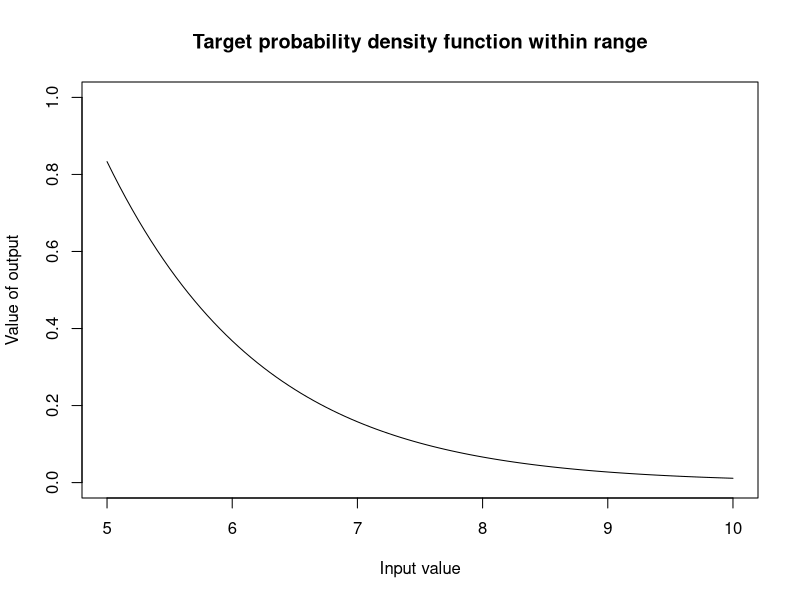
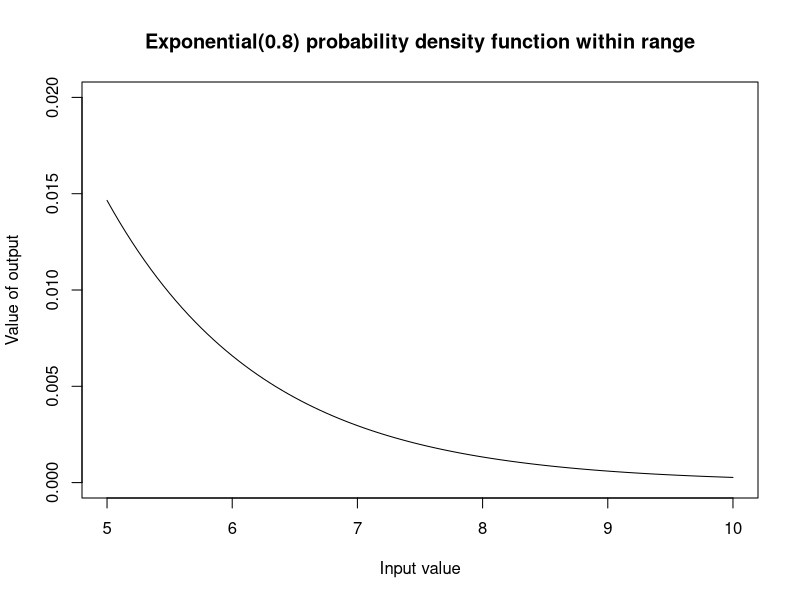
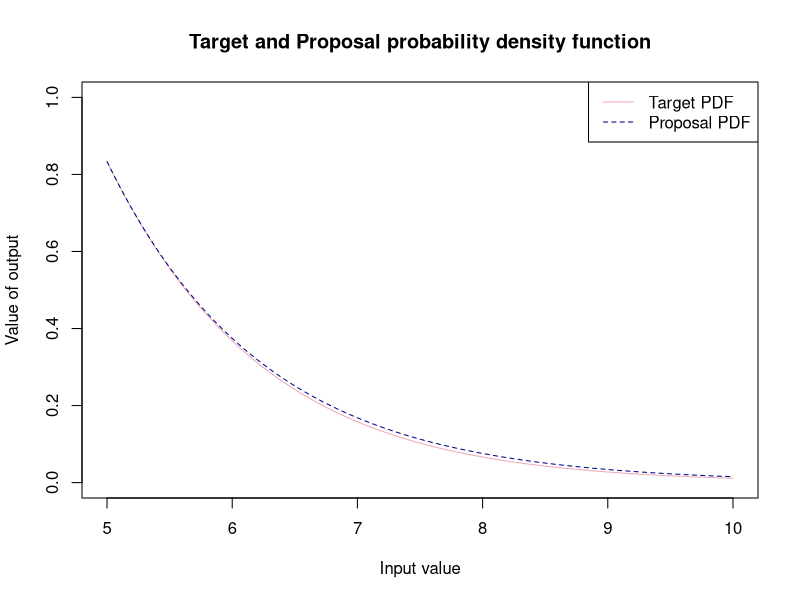
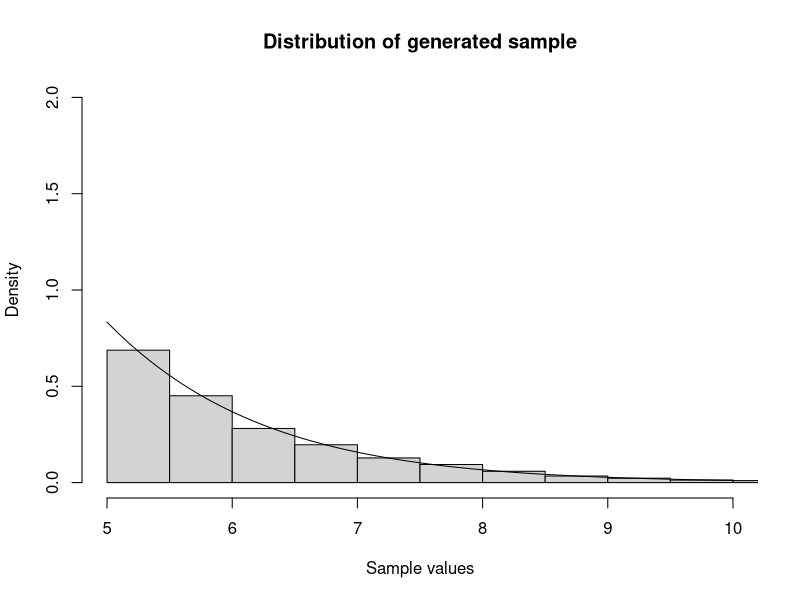
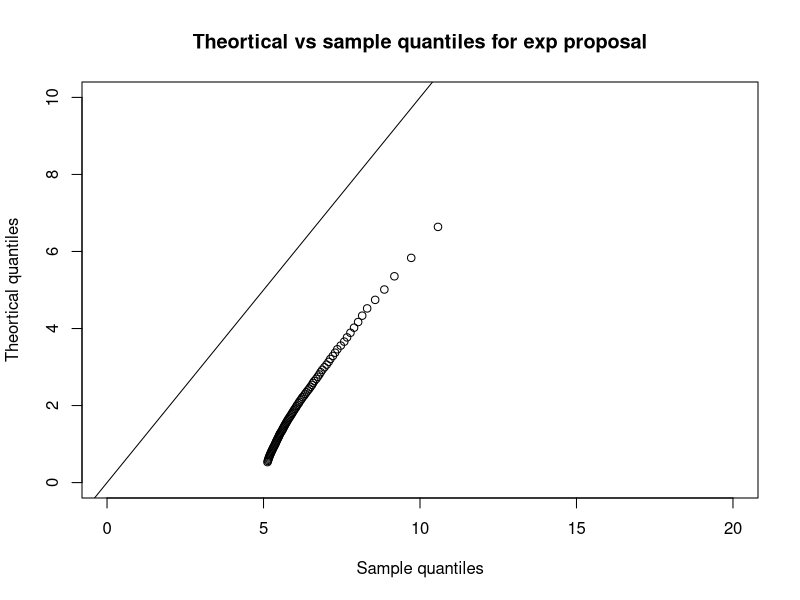
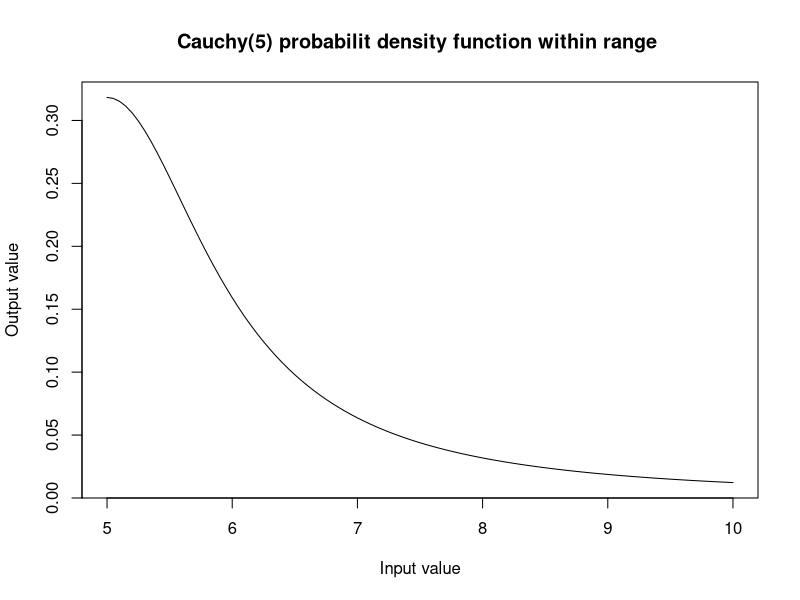
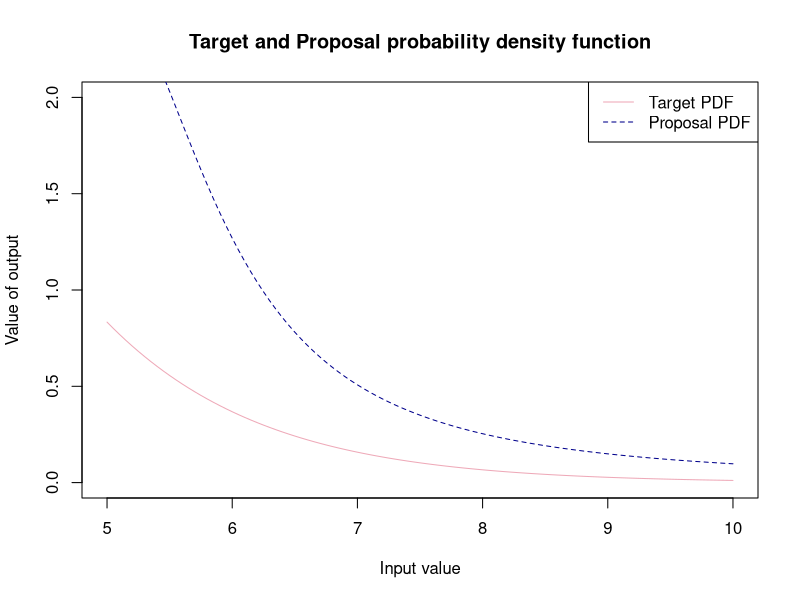
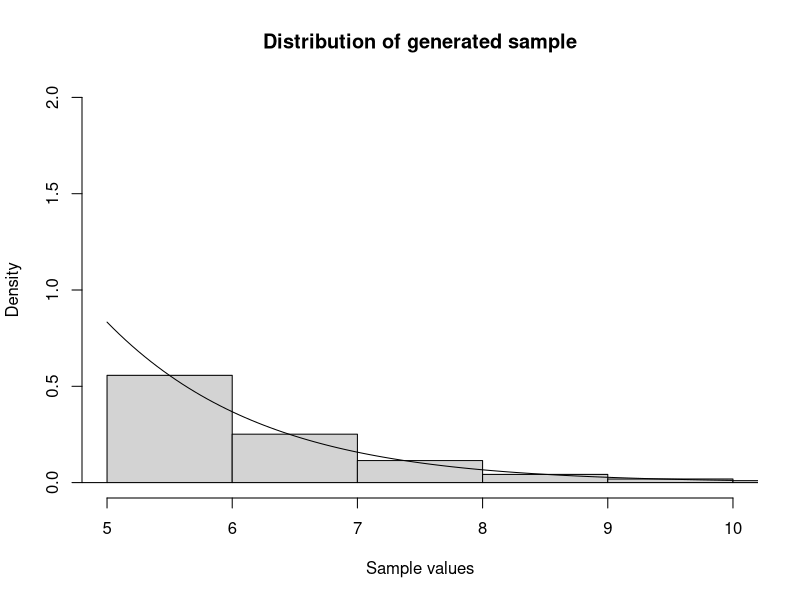

Write the R code that produced these figures, in order. (Note: this script raises an error after producing the figures.)
#-----------------------------------#
#-REJECTION SAMPLING - Gamma(2,1) --#----
#-----------------------------------#
#Defining our target pdf (density function to sample from) --------------------------
target_pdf<-function(x){
  (x*exp(-x))/(6*exp(-5)) # to incorporate bounds
}

target_pdf_graphical<-function(x){
   (x*exp(-x))/(6*exp(-5))  # plotting the whole function  
}

# Let's graph the target probability where x >= 5 
curve(target_pdf(x), from = 5, to = 10, 
      xlab = "Input value",
      ylab = "Value of output",
      main = "Target probability density function within range", col = "black", ylim = c(0,1))

#--------------------------------#
#--EXPONENTIAL PROPOSAL----------#----
#-------------------------------#
#Defining proposal pdf number generator(density that we easily sample from to use to accept or reject)--
exp_generator<- function(x){
  y <- rexp(1,0.8)     # generate a sample from exponential where lambda = 1
  ifelse(y>=5, y ,0 )   # accept and return value of greater than or equal to 5
}

# Defining function to  graph our expoential. 
exp_graphical<- function(x){
  0.8*exp(-0.8*x) # used to plot exponential proposal
}

# Let's graph the proposal probability 
curve(exp_graphical(x), from = 5, to = 10, 
      xlab = "Input value",
      ylab = "Value of output",
      main = "Exponential(0.8) probability density function within range", col = "black", ylim = c(0,0.02))

# Graphing our target  and proposal probability density functions 
M <- ((5*exp(-5))/(6*exp(-5)))/(0.8*exp(-0.8*5)) # max point of both is x = 5

# PDF compared to exp(0.8) across greater range x within (0,10)
curve(target_pdf_graphical(x), from = 5, to = 10, 
      xlab = "Input value",
      ylab = "Value of output",
      main = "Target and Proposal probability density function", col = "pink2", ylim = c(0,1))

curve( M* exp_graphical(x), from = 5, to = 10,
      xlab = "Input value",
      ylab = "Output value",
      main = "Proposal probability density funtion", add= T ,col = "blue4", lty = 2)
legend("topright", legend = c("Target PDF", "Proposal PDF"), 
       col = c("pink2", "blue4"), lty = c(1, 2))

#Rejection Sampling function -----------------------------------------------------
set.seed(123)
rgamma_2_1_exp<-function(){
  
  set.seed(123)
  n<-5000
  sample_y<-numeric(n)
  number <- 0
  count<-0
  total_sample <-numeric(0)
  
  while(count<n) {
   
    #generated sample from proposal 
    y <- exp_generator()
    #uniform comparison
    u<- runif(1,0,1)
    #number of total generated samples
    number <- number + 1
    total_sample[number] <- y
    acceptance_rate <- round((length(sample_y)/ length(total_sample))*100 , digits = 3)
    
    #accept or reject criteria
    
    if( u <= target_pdf(y)/ (M * exp_graphical(y))){
    count<- count +1
    sample_y[count]<-y
    }
  }
  all_samples <- total_sample
  number_of_samples <- length(total_sample)
  text <- "Acceptance rate:"
  percent <- "%"
  output<-paste(text,acceptance_rate,percent) #combining types to have preferred output 
  list( acceptance_rate = output, samples = sample_y, no_of_samples = number_of_samples ,all_samples =  all_samples) #list of output from this function
}


list<- rgamma_2_1_exp()   #creating a list of the acceptance rate and valid samples 
samples_exp <- list$samples #creating a vector of the samples 
acc_rate_exp <- list$acceptance_rate #acceptance rate 
no_samples_exp <-list$no_of_samples  #number of total samples 
all_samples_exp <- list$all_samples

# Graphical display of distribution of sample and pdf ------------------------
# Using Histogram -------------------------------------------------------------
hist(samples_exp, freq = FALSE,
     main = "Distribution of generated sample",
     xlab = "Sample values", ylim = c(0,2), xlim =c(5,10),
     breaks =20)
curve(target_pdf(x), add = TRUE)

# QQplot ----------------------------------------------------------------------
# We will now use a QQplot 
# Quantiles of the sample data 
sample_quantiles <- quantile(samples_exp, probs = seq(0.1,1,0.01))
theoretical_quantiles <- qgamma(p = seq(0.1,1,0.01), shape =2 , rate =1)

plot(sample_quantiles, theoretical_quantiles, xlim = c(0,20), ylim = c(0,10),
     main = "Theortical vs sample quantiles for exp proposal",
     ylab = "Theortical quantiles",
     xlab = "Sample quantiles")

abline(a= 0, b = 1)

# Conclusion
# We can see that using en exponential(1) is very inefficient as most values are that we generate are 
# Exp(1) is very inefficient - generates many values to get sample size = 5000 
# Mean of exp = 1, mean of gamma = 2 so our QQ-plot shows mean of exp < mean of gamma 
# We can look into being more efficient 

#--------------------------------#
#--CAUCHY PROPOSAL--------------#----
#-------------------------------#
cauchy_generator<- function(x){
  y <- rcauchy(1, 5)
  ifelse(y>=5,y,0)
}

cauchy_graphical<- function(x){
  (1/pi)*(1/(1+(x-5)^2))
}

curve(cauchy_graphical(x), from = 5, to =10,
      main = "Cauchy(5) probabilit density function within range ",
      xlab = "Input value", ylab = "Output value")

#Scaling factor with Cauchy proposal ------------------------------------------
list_N<- optimise(function(x) (((x*exp(-x))/(6*exp(-5)))/((1/pi)*(1/(1+(x+5)^2)))),interval = c(5,10))
NI  <- list_N$minimum
N <- ((NI*exp(-NI))/(6*exp(-5)))/((1/pi)*(1/(1+(NI+5)^2)))

curve(target_pdf_graphical(x), from = 5, to = 10, 
      xlab = "Input value",
      ylab = "Value of output",
      main = "Target and Proposal probability density function", col = "pink2", ylim = c(0,2))
curve( N * cauchy_graphical(x), from = 5, to = 10,
       xlab = "Input value",
       ylab = "Output value",
       main = "Proposal probability density funtion", add= T ,col = "blue4", lty = 2)
legend("topright", legend = c("Target PDF", "Proposal PDF"), 
       col = c("pink2", "blue4"), lty = c(1, 2))

# Rejection sampling function ------------------------------------------------
set.seed(123)
rgamma_2_1_cauchy <- function(n){
  rgamma_samples <- numeric(n) # list to store accepted samples 
  total_samples <- numeric(0)  # store total sample size 
  count <- 1                  #iterate our  while loop
  pos <- 1
  # while loop that runs until we have 5000 accepted samples 
  while (count < n) {
    # random value from a uniform distribution for comparison
    u <- runif(1, 0, 1)
    # value from cauchy distribution 
    x <- cauchy_generator()
    # iterating along the list 
    pos  <- pos + 1
    total_samples[pos] <- x
    
    #number of total generated samples
    pos <- pos + 1
    total_samples[pos] <- x
    acceptance_rate <- round((length(rgamma_samples)/ length(total_samples))*100 , digits = 3)
    
    # now we can use the comparison operator to accept samples if the condition is met
    if ( u <= target_pdf(x)/(N * cauchy_graphical(x))){
      count <- count + 1
      rgamma_samples[count] <- x
    }
    
  }
  all_samples <- total_samples
  number_of_samples <- length(total_samples)
  text <- "Acceptance rate:"
  percent <- "%"
  output<-paste(text,acceptance_rate,percent) #combining types to have preferred output 
  list( acceptance_rate = output, samples = rgamma_samples, no_of_samples = number_of_samples , all_samples = all_samples) #list
}

list_cauchy <- rgamma_2_1_cauchy(5000)
samples_cauchy <- list_cauchy$samples
acc_rate_cauchy <- list_cauchy$acceptance_rate
no_samples_cauchy <- list_cauchy$no_of_samples
all_samples_cauchy <- list$all_samples

# Graphical display of distribution of sample and pdf ------------------------
# Using Histogram -------------------------------------------------------------
hist(samples_cauchy, freq = FALSE,
     main = "Distribution of generated sample",
     xlab = "Sample values", ylim = c(0,2), xlim =c(5,10),
     breaks =20)
curve(target_pdf(x), add = TRUE)

# QQplot ----------------------------------------------------------------------
# We will now use a QQplot 
# Quantiles of the sample data 
sample_quantiles_cauchy <- quantile(samples_cauchy, probs = seq(0.1,1,0.01))
theoretical_quantiles_cauchy <- qgamma(p = seq(0.1,1,0.01),shape = 2, rate = 1)

plot(sample_quantiles_cauchy, theoretical_quantiles_cauchy, xlim = c(0,20), ylim = c(0,10),
     main = "Theortical vs sample quantiles for cauchy proposal",
     ylab = "Theortical quantiles",
     xlab = "Sample quantiles")
abline(a= 0, b = 1)

# Efficiency of Generation Method-----
var_exp <- mean((samples_exp- mean(samples_exp))^2)
var_cauchy <- mean((samples_cauchy - mean(samples_cauchy))^2)
eff_exp_cauchy <- ((var_cauchy-var_exp)/var_exp)*100


eff_samples_exp_cauchy <- ((no_samples_cauchy-no_samples_exp)/no_samples_exp)*100

# Conclusion
# Although we have. slight improvement in efficiency, the Cauchy is still very wasteful when centered on 5
# That means we always have half of the samples being unuseable fro 5 to - infinity

#--------------------------------#
#--SHIFTED EXPONENTIAL PROPOSAL--#----
#-------------------------------#
# Now let's try a shifted exponential 
# This will be our best bet since a shifted exponential distribution has the same support as Gamma 

# Shifted exp will be centered on 5 
shift_exp_generator<- function(x){
   5 + rexp(1,0.8)     # generate a sample from exponential where lambda = 1 
}

shift_exp_graphical<- function(x){
  0.8*exp(-0.8*(x-5)) # plotting exponential proposal
}

# we still have the max value of both graphs at x = 5
function_exp <- function(x) (((x*exp(-x))/(6*exp(-5)))/(0.8*exp(-0.8*(x-5))))
shift_M <- optimize(function_exp, interval = c(5,10), maximum = T)
scaling_factor <- shift_M$objective

# PDF compared to shifted exp across greater range x within (0,10)
curve(target_pdf_graphical(x), from = 5, to = 10, 
      xlab = "Input value",
      ylab = "Value of output",
      main = "Target and Proposal probability density function", col = "pink2", ylim = c(0,2))

curve( scaling_factor * shift_exp_graphical(x), from = 5, to = 10,
       xlab = "Input value",
       ylab = "Output value",
       main = "Proposal probability density funtion", add= T ,col = "blue4", lty = 2)
legend("topright", legend = c("Target PDF", "Proposal PDF"), 
       col = c("pink2", "blue4"), lty = c(1, 2))

#Rejection Sampling function -----------------------------------------------------
set.seed(123)
rgamma_2_1_shift_exp <-function(){
  
  set.seed(123)
  n<-5000
  sample_y<-numeric(n)
  number <- 0
  count<-0
  total_sample <-numeric(0)
  
  while(count<n) {
    
    #generated sample from proposal 
    y <- shift_exp_generator()
    #uniform comparison
    u<- runif(1,0,1)
    #number of total generated samples
    number <- number + 1
    total_sample[number] <- y
    acceptance_rate <- round((length(sample_y)/ length(total_sample))*100 , digits = 3)
    
    #accept or reject criteria
    
    if( u <= target_pdf(y)/ (scaling_factor*(shift_exp_graphical(y)))){
      count<- count +1
      sample_y[count]<-y
    }
  }
  all_samples <- total_sample
  number_of_samples <- length(total_sample)
  text <- "Acceptance rate:"
  percent <- "%"
  output<-paste(text,acceptance_rate,percent) #combining types to have preferred output 
  list( acceptance_rate = output, samples = sample_y, no_of_samples = number_of_samples , all_samples = all_samples) #list of output from this function
}


shift_list<- rgamma_2_1_shift_exp()     #creating a list of the acceptance rate and valid samples 
samples_shift_exp <- shift_list$samples #creating a vector of the samples 
acc_rate_shift <- shift_list$acceptance_rate #acceptance rate 
no_shift_samples <-shift_list$no_of_samples  #number of total samples 
all_samples_exp_shift <- shift_list$allsamples

# Graphical display of distribution of sample and pdf ------------- -----------
# Using Histogram -------------------------------------------------------------
hist(samples_shift_exp, freq = FALSE,
     main = "Distribution of generated sample",
     xlab = "Sample values", ylim = c(0,2), xlim =c(5,10),
     breaks = 20)
curve(target_pdf(x), add = TRUE)

# QQplot ----------------------------------------------------------------------
# We will now use a QQplot 
# Quantiles of the sample data 
shift_sample_quantiles <- quantile(samples_shift_exp, probs = seq(0.01,1,0.01))
shift_theoretical_quantiles <- qgamma(p = seq(0.01,1,0.01), shape =2 , rate =1)

plot(shift_sample_quantiles, shift_theoretical_quantiles, xlim = c(0,20), ylim = c(0,10),
     main = "Theortical vs sample quantiles for exp proposal",
     ylab = "Theortical quantiles",
     xlab = "Sample quantiles")

abline(a= 0, b = 1)

# Efficiency of Generation Method-----
var_shifted_exp <- mean((samples_shift_exp- mean(samples_shift_exp))^2)
var_cauchy <- mean((samples_cauchy - mean(samples_cauchy))^2)
eff_shift_exp_cauchy <- ((var_shifted_exp-var_cauchy)/var_cauchy)*100


eff_samples_shift_exp_cauchy <- ((no_shift_samples-no_samples_cauchy)/no_samples_cauchy)*100

# Graphs of comparison ----
comparison_table <- data.frame(
  "Proposal_function" = c("Cauchy", "Exponential", "Shifted Exponential"),
  "Number_of_generated_samples" = c(no_samples_cauchy, no_samples_exp, no_shift_samples),
  "Variance" = c(var_cauchy, var_exp, var_shifted_exp)
)


library("ggplot2")
options(scipen = 999)

ggplot(data = comparison_table, mapping = aes( x= Proposal_function, y = Number_of_generated_samples))+
  geom_col( fill = "pink2") +
  ggtitle("Comparison of number of generated samples") +
  labs(x = "Name of proposal density function", y = "Number of generted samples") +
  theme_classic()

ggplot(data = comparison_table, mapping = aes( x= Proposal_function, y = Variance))+
  geom_col( fill = "pink2") +
  ggtitle("Comparison of number of generated samples") +
  labs(x = "Name of proposal density function", y = "Number of generted samples") +
  theme_classic() +
  annotate()
